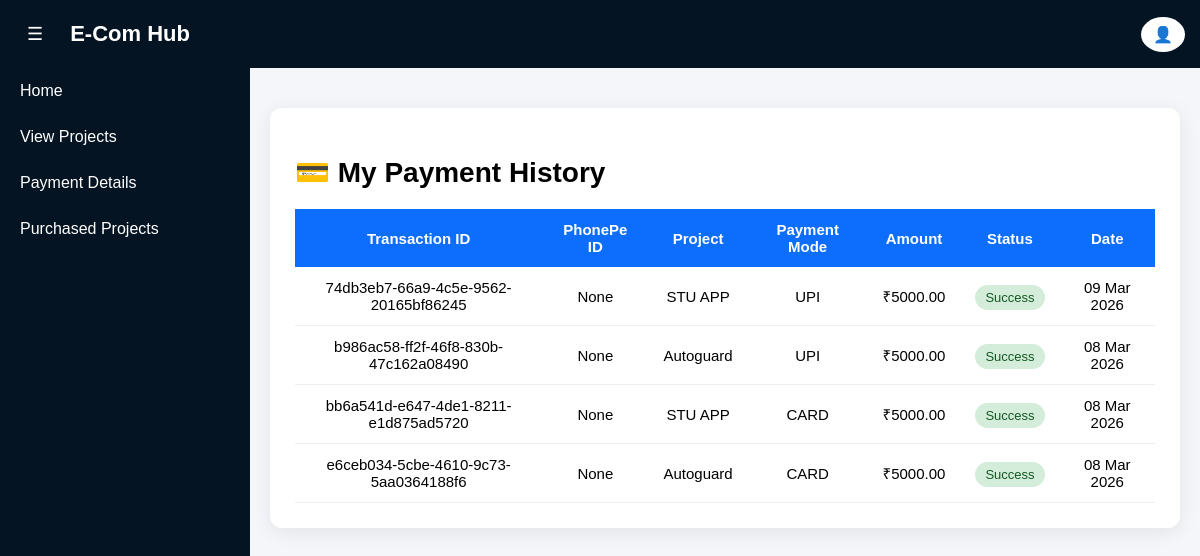
The page /payment-details/ (signed in) on the database as committed earlier.
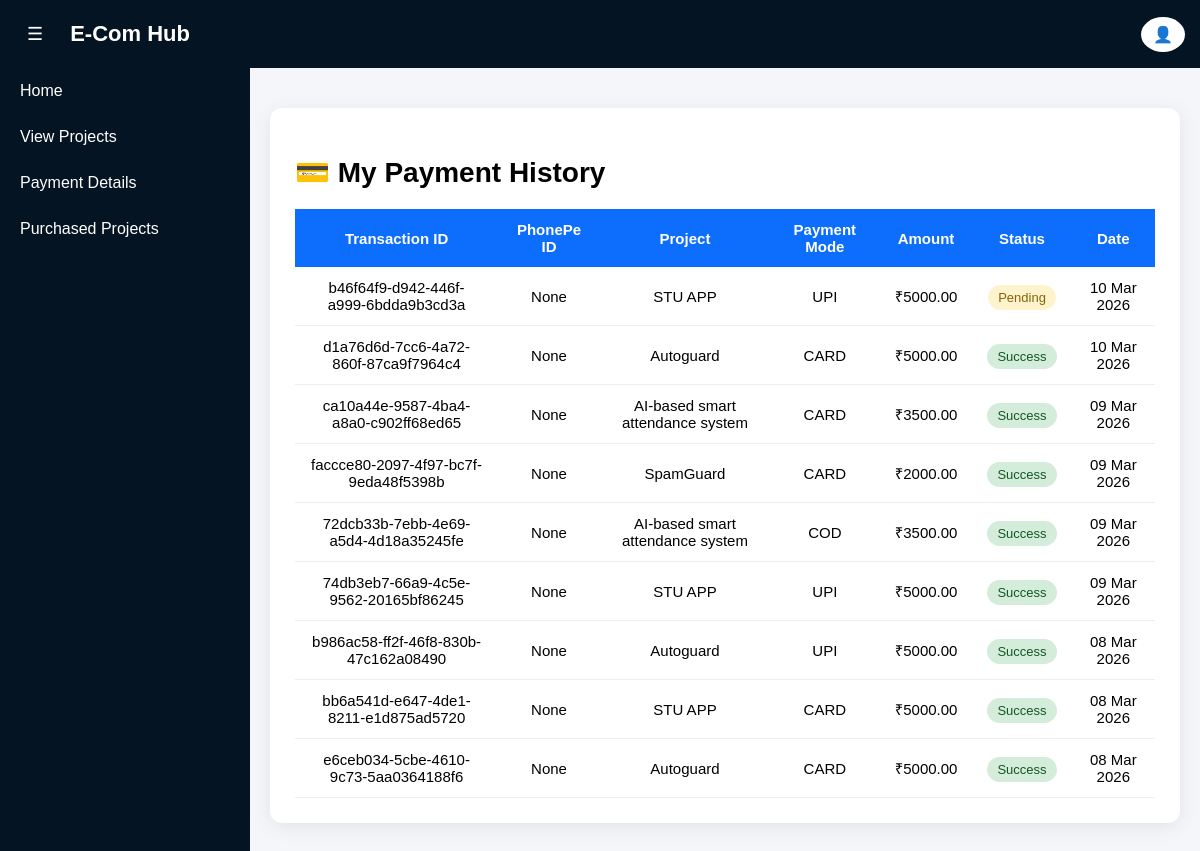
The same page on the database as committed later.
### ecom_app/models.py (models this page shows, shortened)
class Payment(models.Model):
    PAYMENT_STATUS = (
        ('PENDING', 'Pending'),
        ('SUCCESS', 'Success'),
        ('FAILED', 'Failed'),
    )
    PAYMENT_MODE = (
        ('UPI', 'UPI'),
        ('DEBIT_CARD', 'Debit Card'),
        ('CREDIT_CARD', 'Credit Card'),
        ('WALLET', 'Wallet'),
    )
    user = models.ForeignKey(CustomUser, on_delete=models.CASCADE)
    project = models.ForeignKey(Project, on_delete=models.CASCADE)
    transaction_id = models.CharField(max_length=255, unique=True)
    phonepe_transaction_id = models.CharField(max_length=255, blank=True, null=True)
    payment_mode = models.CharField(max_length=20, choices=PAYMENT_MODE)
    amount = models.DecimalField(max_digits=10, decimal_places=2)
    status = models.CharField(max_length=10, choices=PAYMENT_STATUS, default='PENDING')
    payment_response = models.TextField(blank=True, null=True)
    created_at = models.DateTimeField(default=timezone.now)

class Project(models.Model):
    CATEGORY_CHOICES = (
        ('AI', 'Artificial Intelligence'),
        ('ML', 'Machine Learning'),
        ('DL', 'Deep Learning'),
        ('WEB', 'Web Development'),
        ('IOT', 'Internet of Things'),
        ('DATA', 'Data Science'),
    )
    title = models.CharField(max_length=255)
    description = models.TextField()
    category = models.CharField(max_length=50, choices=CATEGORY_CHOICES)
    price = models.DecimalField(max_digits=10, decimal_places=2)
    google_drive_link = models.URLField()
    project_image = models.ImageField(upload_to='project_images/')
    created_at = models.DateTimeField(auto_now_add=True)

### ecom_app/user_side.py (the view)
# urls.py: path('payment-details/',views.payment_details,name='payment_details'),
@login_required
def payment_details(request):
    payments = Payment.objects.filter(user=request.user).order_by('-created_at')
    return render(request, "user/payment_details.html", {"payments": payments})

### ecom_app/templates/user/payment_details.html (shortened to what this page needs)
{% extends "user/user_base.html" %}
{% block content %}
<div class="payment-card">
<h2 class="page-title">💳 My Payment History</h2>
<table class="payment-table">
<thead>
<tr>
    <th>Transaction ID</th>
    <th>PhonePe ID</th>
    <th>Project</th>
    <th>Payment Mode</th>
    <th>Amount</th>
    <th>Status</th>
    <th>Date</th>
</tr>
</thead>
<tbody>
{% for payment in payments %}
<tr>
    <td>{{ payment.transaction_id }}</td>
    <td>{{ payment.phonepe_transaction_id }}</td>
    <td>{{ payment.project.title }}</td>
    <td>{{ payment.payment_mode }}</td>
    <td>₹{{ payment.amount }}</td>
    <td>
        {% if payment.status == "SUCCESS" %}
        <span class="status-success">Success</span>
        {% else %}
        <span class="status-pending">Pending</span>
        {% endif %}
    </td>
    <td>{{ payment.created_at|date:"d M Y" }}</td>
</tr>
{% empty %}
<tr>
<td colspan="7" class="empty-msg">
No Payment History Found
</td>
</tr>
{% endfor %}
</tbody>
</table>
</div>
{% endblock %}

Rows that differ between the two databases and show on the page:
added Payment: transaction_id "b46f64f9-d942-446f-a999-6bdda9b3cd3a", phonepe_transaction_id "None", project "STU APP", payment_mode "UPI", amount "5000.00", status "Pending", created_at "10 Mar 2026"
added Payment: transaction_id "d1a76d6d-7cc6-4a72-860f-87ca9f7964c4", phonepe_transaction_id "None", project "Autoguard", payment_mode "CARD", amount "5000.00", status "Success", created_at "10 Mar 2026"
added Payment: transaction_id "ca10a44e-9587-4ba4-a8a0-c902ff68ed65", phonepe_transaction_id "None", project "AI-based smart attendance system", payment_mode "CARD", amount "3500.00", status "Success", created_at "09 Mar 2026"
added Payment: transaction_id "faccce80-2097-4f97-bc7f-9eda48f5398b", phonepe_transaction_id "None", project "SpamGuard", payment_mode "CARD", amount "2000.00", status "Success", created_at "09 Mar 2026"
added Payment: transaction_id "72dcb33b-7ebb-4e69-a5d4-4d18a35245fe", phonepe_transaction_id "None", project "AI-based smart attendance system", payment_mode "COD", amount "3500.00", status "Success", created_at "09 Mar 2026"
